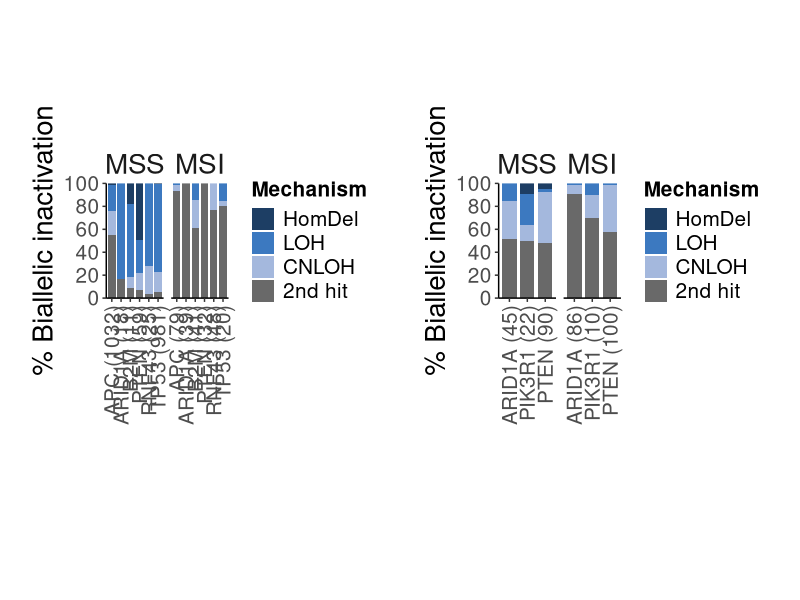
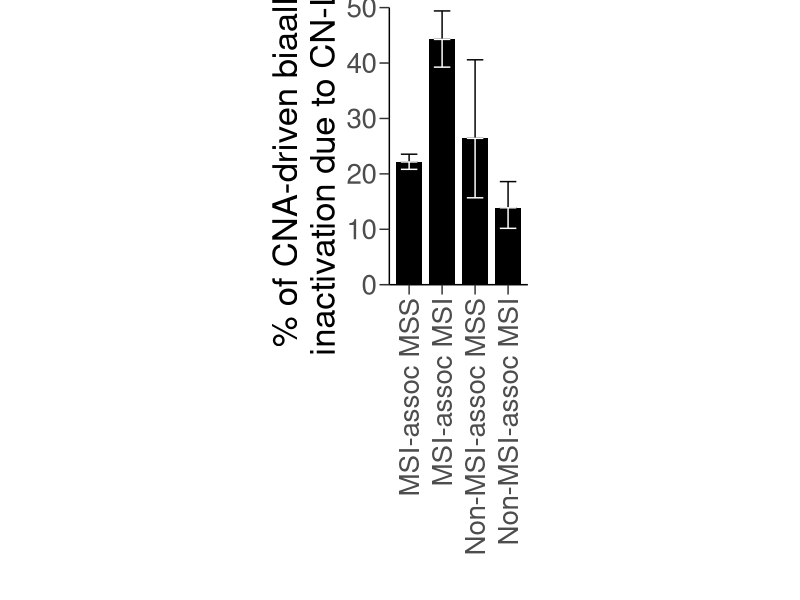
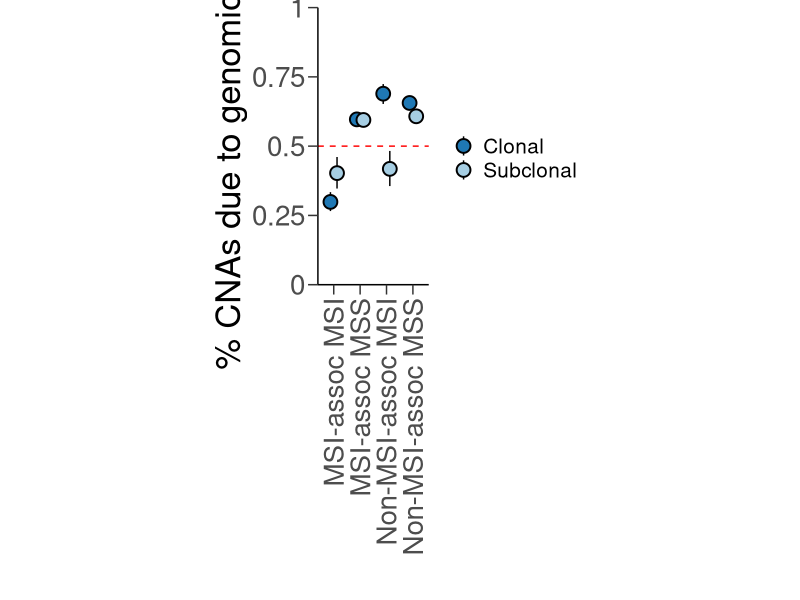
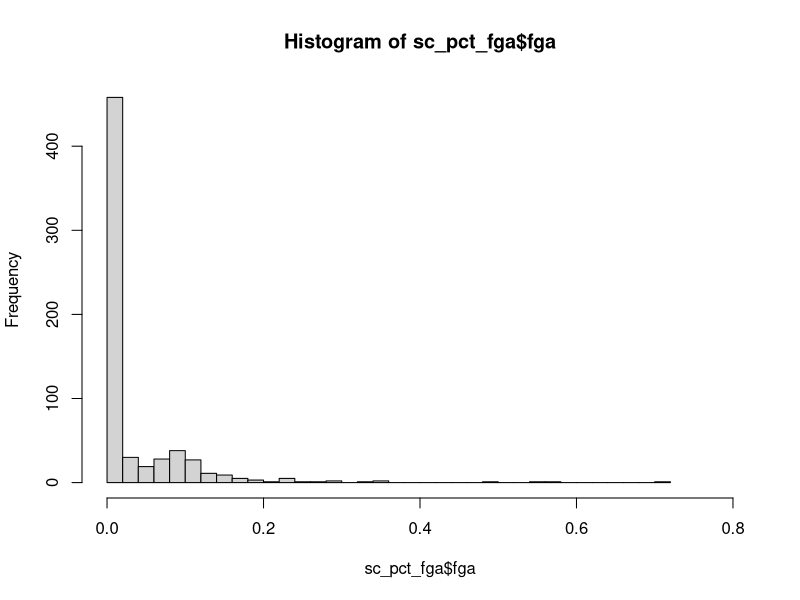
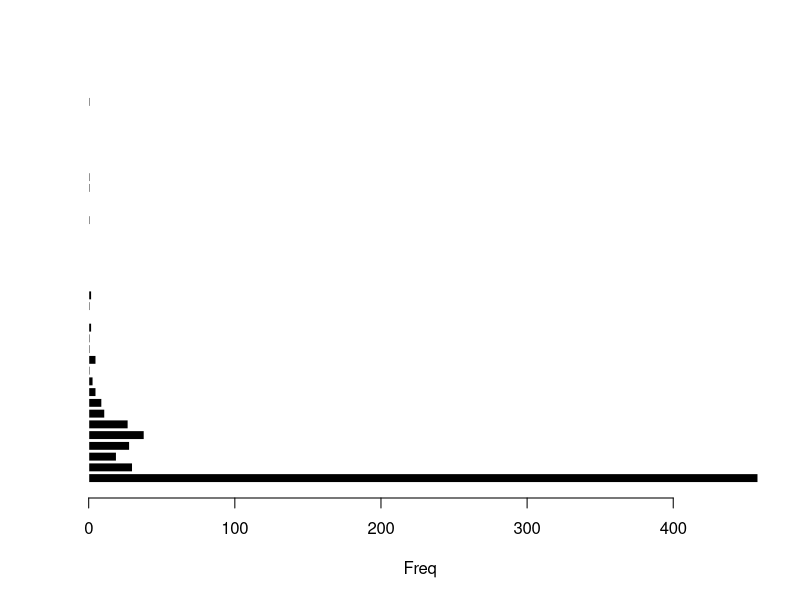
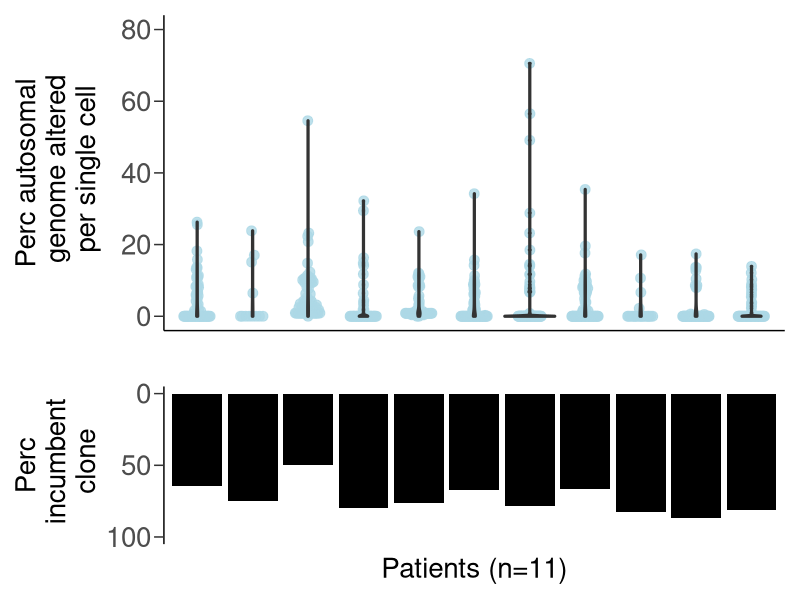

The R source for these figures, in order:
#!/usr/bin/env Rscript

pkgs = c('data.table',
         'stringr',
         'ggplot2',
         'RColorBrewer',
         'colorspace',
         'patchwork',
         'ggbeeswarm')

tmp <- lapply(pkgs, function (x) {
  suppressPackageStartupMessages(require(x, character.only = TRUE))
})
rm(tmp)

'%!in%' <- function(x, y)
  ! ('%in%'(x, y))
'%!like%' <- function(x, y)
  ! ('%like%'(x, y))

##########################################################################################
##########################################################################################

# Fig 2a

colo_tsg_dat <- fread("data/Colo_TSG.txt")
endo_tsg_dat <- fread("data/Endo_TSG.txt")

# Colorectal TSG biallelic inactivation

gg1 <- ggplot(colo_tsg_dat,
       aes(
         x = lab,
         y = pct,
         fill = factor(mode, levels = rev(c("HIT2", "CNLOH", "LOH", "DEL", "WT intact")))
       )) +
  geom_bar(stat = "identity", width = 0.8) +
  scale_y_continuous(
    expand = c(0.0, 0.0),
    breaks = c(0, 0.2, 0.4, 0.6, 0.8, 1),
    labels = c(0, 20, 40, 60, 80, 100)
  ) +
  facet_wrap(~ factor(MSI, levels = c("MSS", "MSI")), scales = "free_x") +
  scale_fill_manual(
    "Mechanism",
    values = rev(
      c(
        "WT intact" = "white",
        "HIT2" = "dimgrey",
        "CNLOH" = sequential_hcl(n = 5, palette = "Oslo")[2],
        "LOH" = sequential_hcl(n = 5, palette = "Oslo")[3],
        "DEL" = sequential_hcl(n = 5, palette = "Oslo")[4]
      )
    ),
    breaks = rev(c("HIT2", "CNLOH", "LOH", "DEL")),
    labels = rev(c("2nd hit", "CNLOH", "LOH", "HomDel"))
  ) +
  xlab("") +
  ylab("% Biallelic inactivation") +
  theme_classic() +
  theme(aspect.ratio = 2) +
  theme(
    plot.title = element_text(size = 25),
    plot.subtitle = element_text(size = 15, face = "italic"),
    axis.text.x = element_text(size = 15, angle = 90, vjust = 0.5, hjust = 1),
    axis.text.y = element_text(size = 15),
    axis.title = element_text(size = 20),
    strip.text = element_text(size = 20),
    legend.title = element_text(size = 15, face = "bold"),
    legend.text = element_text(size = 15),
    panel.grid.major = element_blank(),
    panel.grid.minor = element_blank(),
    strip.background = element_blank(),
    plot.margin = unit(c(0, .25, 0, .25), 'in'),
    legend.position = "right"
  )

# Endometrial TSG biallelic inactivation

gg2 <- ggplot(endo_tsg_dat,
       aes(
         x = lab,
         y = pct,
         fill = factor(mode, levels = rev(c("HIT2", "CNLOH", "LOH", "DEL", "WT intact")))
       )) +
  geom_bar(stat = "identity", width = 0.8) +
  scale_y_continuous(
    expand = c(0.0, 0.0),
    breaks = c(0, 0.2, 0.4, 0.6, 0.8, 1),
    labels = c(0, 20, 40, 60, 80, 100)
  ) +
  facet_wrap(~ factor(MSI, levels = c("MSS", "MSI")), scales = "free_x") +
  scale_fill_manual(
    "Mechanism",
    values = rev(
      c(
        "WT intact" = "white",
        "HIT2" = "dimgrey",
        "CNLOH" = sequential_hcl(n = 5, palette = "Oslo")[2],
        "LOH" = sequential_hcl(n = 5, palette = "Oslo")[3],
        "DEL" = sequential_hcl(n = 5, palette = "Oslo")[4]
      )
    ),
    breaks = rev(c("HIT2", "CNLOH", "LOH", "DEL")),
    labels = rev(c("2nd hit", "CNLOH", "LOH", "HomDel"))
  ) +
  xlab("") +
  ylab("% Biallelic inactivation") +
  theme_classic() +
  theme(aspect.ratio = 2) +
  theme(
    plot.title = element_text(size = 25),
    plot.subtitle = element_text(size = 15, face = "italic"),
    axis.text.x = element_text(size = 15, angle = 90, vjust = 0.5, hjust = 1),
    axis.text.y = element_text(size = 15),
    axis.title = element_text(size = 20),
    strip.text = element_text(size = 20),
    legend.title = element_text(size = 15, face = "bold"),
    legend.text = element_text(size = 15),
    panel.grid.major = element_blank(),
    panel.grid.minor = element_blank(),
    strip.background = element_blank(),
    plot.margin = unit(c(0, .25, 0, .25), 'in'),
    legend.position = "right"
  )

gg1 + gg2 + plot_layout(ncol = 2)

# Fig 2b

msi_cnloh_pcts <- fread("data/MSI_CNLOH_pcts.txt") # Percent of TSG biallelic inactivation due to CNLOH

ggplot(msi_cnloh_pcts[mode == "CNLOH"],
       aes(
         x = factor(
           MSI_class,
           levels = c("MSI-assoc MSS", "MSI-assoc MSI", "Non-MSI-assoc MSS", "Non-MSI-assoc MSI")
         ),
         y = 100 * pct
       )) +
  geom_bar(stat = "identity", width = 0.8, fill = "black") +
  geom_errorbar(aes(ymin = 100 * pct, ymax = 100 * pct.hi), width = 0.5, color = "black") +
  geom_errorbar(aes(ymin = 100 * pct.lo, ymax = 100 * pct), width = 0.5, color = "white") +
  scale_fill_manual("CNLOH",
                    values = c("CNLOH" = "black")) +
  scale_y_continuous(
    limits = c(0, 50),
    expand = c(0, 0),
    breaks = seq(0, 50, by = 10),
    labels = seq(0, 50, by = 10)
  ) +
  xlab("") +
  ylab("% of CNA-driven biaallelic\ninactivation due to CN-LOH") +
  theme_classic() +
  theme(
    aspect.ratio = 2,
    axis.text = element_text(size = 20),
    axis.text.x = element_text(
      size = 20,
      vjust = 0.5,
      hjust = 1,
      angle = 90
    ),
    axis.title = element_text(size = 25),
    axis.ticks.length = unit(.25, "cm"),
    legend.title = element_text(size = 20),
    legend.text = element_text(size = 20),
    panel.grid = element_blank(),
    legend.position = "none"
  )

# Fig 2c

msi_loss_pcts <- fread("data/MSI_loss_pcts.txt") # Percent of CNAs due to genomic loss

ggplot(msi_loss_pcts[],
       aes(x = MSI_class, fill = clonality)) +
  geom_pointrange(
    position = position_dodge(width = 0.5),
    size = 1,
    shape = 21,
    color = "black",
    aes(y = pct,
        ymin = pct.lo,
        ymax = pct.hi)
  ) +
  scale_fill_manual("",
                    values = c("Subclonal" = brewer.pal(n = 9, "Paired")[1],
                               "Clonal" = brewer.pal(n = 9, "Paired")[2])
  ) +
  scale_y_continuous(expand = c(0, 0),
                     limits = c(0, 1),
                     breaks = seq(0, 10, by = 0.25),
                     labels = seq(0, 10, by = 0.25)) +
  geom_hline(yintercept = 0.5, linetype = "dashed", color = 'red') +
  xlab("") +
  ylab("% CNAs due to genomic loss") +
  theme_classic() +
  theme(
    aspect.ratio = 2.5,
    axis.text.x = element_text(size = 20, hjust = 1, vjust = 0.5, angle = 90),
    axis.text.y = element_text(size = 20),
    axis.title = element_text(size = 25),
    axis.ticks.length = unit(.25, "cm"),
    legend.text = element_text(size = 15),
    panel.grid = element_blank(),
    legend.position = "right"
  )

# Fig 2d

sc_pct_fga <- fread("data/SC_pct_FGA.txt") # Percent FGA per single cell
pct_inc_clone <- fread("data/SC_pct_inc_clone.txt") # Percent single cells indistinguishable from incumbent clone 

p1 <- ggplot(sc_pct_fga,
             aes(x = patient, y = 100 * fga)) +
  geom_quasirandom(
    size = 3,
    alpha = 0.8,
    color = 'lightblue',
    width = 0.25
  ) +
  geom_violin(lwd = 1.1) +
  ylim(c(0, 80)) +
  xlab("") +
  ylab("Perc autosomal\n genome altered\n per single cell") +
  theme_classic() +
  theme(
    axis.text.x = element_blank(),
    axis.ticks.x = element_blank(),
    axis.text.y = element_text(size = 20),
    axis.title = element_text(size = 20),
    axis.ticks.length = unit(.25, "cm"),
    panel.grid = element_blank(),
  )

# FGA marginal histogram
fga_hist = hist(sc_pct_fga$fga,
                n = 40,
                xlim = c(0, 0.8))

barplot(
  fga_hist$counts,
  col = "black",
  border = "white",
  xlab = "Freq",
  axis.lty = 1,
  horiz = T,
)

p2 <- ggplot(pct_inc_clone,
             aes(x = patient, y = 100 * pct)) +
  geom_bar(stat = "identity",
           width = 0.9,
           fill = "black") +
  xlab("Patients (n=11)") +
  ylab("Perc\n incumbent\n clone") +
  theme_classic() +
  theme(
    axis.line.x = element_blank(),
    axis.text.x = element_blank(),
    axis.ticks.x = element_blank(),
    axis.ticks.length = unit(.25, "cm"),
    axis.text.y = element_text(size = 20),
    axis.title = element_text(size = 20),
    panel.grid = element_blank(),
  ) +
  scale_y_reverse(limits = c(100, 0), 
                  breaks = c(0, 50, 100))

p1 / p2 + plot_layout(heights = c(2, 1))



